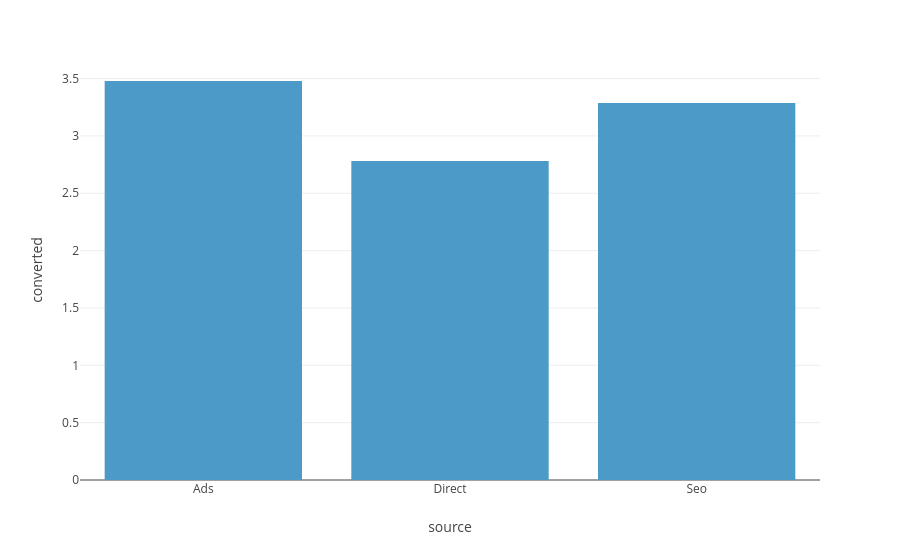

Notebook source saved alongside this figure:
### Markdown cell above
### Conversion par source

### Code cell
source_conversion = data.groupby('source')['converted'].mean().mul(100).reset_index()
fig = px.bar(source_conversion, x='source', y='converted')
fig.show()

### Figure 1 — Plotly figure (JSON) as saved in the notebook; plotly's stock layout.template omitted (floating-point values rounded to 4 significant figures)
{"data": [{"hovertemplate": "source=%{x}<br>converted=%{y}<extra></extra>", "legendgroup": "", "marker": {"color": "#4B9AC7", "pattern": {"shape": ""}}, "name": "", "orientation": "v", "showlegend": false, "textposition": "auto", "type": "bar", "x": ["Ads", "Direct", "Seo"], "xaxis": "x", "y": [3.479, 2.781, 3.287], "yaxis": "y"}], "layout": {"barmode": "relative", "legend": {"tracegroupgap": 0}, "margin": {"t": 60}, "xaxis": {"anchor": "y", "domain": [0, 1], "title": {"text": "source"}}, "yaxis": {"anchor": "x", "domain": [0, 1], "title": {"text": "converted"}}}}
